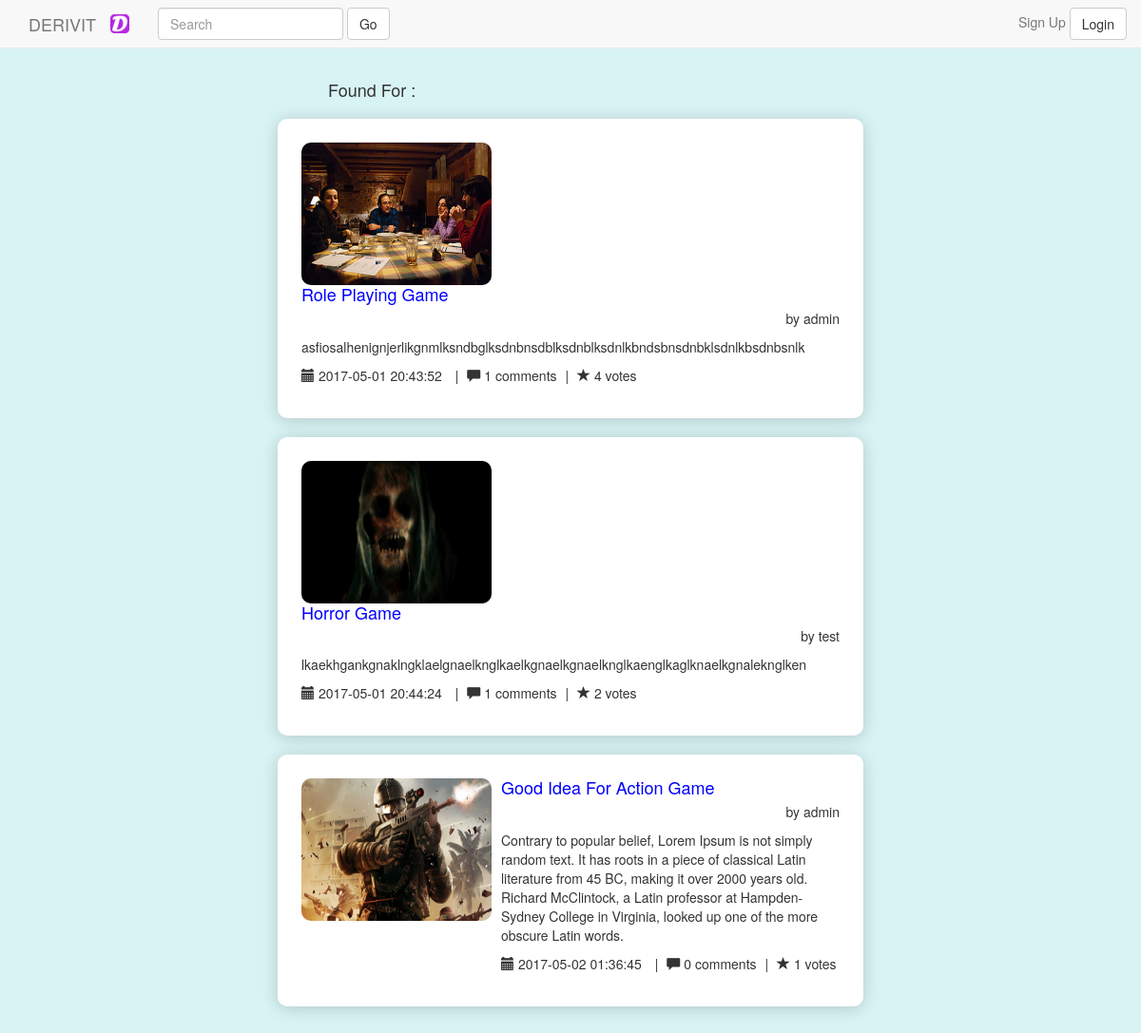
Screenshot of /search.php with the database file from the repository.
### tables this page shows
CREATE TABLE `posts` (
  `post_id` int(11) NOT NULL,
  `user_id` int(4) NOT NULL,
  `tag_id` int(3) NOT NULL,
  `post_title` varchar(50) NOT NULL,
  `post_body` varchar(512) NOT NULL,
  `post_image` varchar(30) NOT NULL,
  `post_timestamp` timestamp NOT NULL DEFAULT CURRENT_TIMESTAMP
);

CREATE TABLE `users` (
  `user_id` int(5) NOT NULL,
  `user_name` varchar(20) NOT NULL,
  `user_password` varchar(512) NOT NULL,
  `user_email` varchar(30) NOT NULL,
  `reg_date` timestamp NOT NULL DEFAULT CURRENT_TIMESTAMP
);

### Utility.php (called while the page is built, shortened)
<?php
function fetchCommentCount($db, $postId) {
    $stmt = "SELECT COUNT(comment_id) FROM comments WHERE post_id = $postId";
    $query = $db->prepare($stmt);
    $query->execute();
    $f = $query->fetch();
    $result = $f[0];
    return $result;
}
function fetchVoteCount($db, $postId) {
    $stmt = "SELECT COUNT(vote_id) FROM votes WHERE post_id = $postId";
    $query = $db->prepare($stmt);
    $query->execute();
    $f = $query->fetch();
    $result = $f[0];
    return $result;
}
function fetchPosterName($db, $postId) {
    $stmt = "SELECT user_name FROM posts INNER JOIN users ON posts.user_id = users.user_id WHERE post_id = $postId";
    $query = $db->prepare($stmt);
    $query->execute();
    $f = $query->fetch();
    $result = $f[0];
    return $result;
}

### search.php (the view, shortened to what this page needs)
<?php
require_once 'database.php';
include 'Utility.php';
$searchTerm = $_GET['search'];
$stmt = "SELECT * FROM posts INNER JOIN tag ON posts.tag_id = tag.tag_id WHERE post_title LIKE '%$searchTerm%' OR post_body LIKE '%$searchTerm%' OR tag.tag_name LIKE '%$searchTerm%'";
$query = $db->prepare($stmt);
$query->execute();
$searchData = $query->fetchAll();
?>
<html>
    <head>
        <?php include './inc/bootstrap_plugins.php'; ?>
    </head>
    <body>
        <?php include './inc/navbar.php'; ?>
        <div class="modal-body row">
            <div class="col-md-2 ">
            </div>
            <div class="col-md-8">
                <h4 id='foundFor'>Found For : <?php echo $searchTerm?></h4>
                <?php foreach ($searchData as $post): ?>
                <?php $postId = $post['post_id'] ?>
                <div id="post_content" class="media">
                    <a class="pull-left">
                        <img class="media-object" src="img/<?php echo $post['post_image']; ?>" id="post_image">
                    </a>
                    <div class="media-body">
                        <a href="viewPost.php?id=<?php echo $post['post_id']; ?>"><h4 class="media-heading"><?php echo $post['post_title']; ?></h4></a>
                        <p class="text-right">by <?php echo fetchPosterName($db, $postId) ?></p>
                        <p><?php echo $post['post_body']; ?></p>
                        <ul class="list-inline list-unstyled">
                            <li><span><i class="glyphicon glyphicon-calendar"></i> <?php echo $post['post_timestamp'] ?></span></li>
                            <li>|</li>
                            <span><i class="glyphicon glyphicon-comment"></i> <?php echo fetchCommentCount($db, $postId) ?> comments</span>
                            <li>|</li>
                            <span><i class="glyphicon glyphicon-star"></i> <?php echo fetchVoteCount($db, $postId) ?> votes</span>
                        </ul>
                    </div>
                </div>
                <?php endforeach; ?>
            </div>
            <div class="col-md-2 ">
                <div class="col-md-12">
                </div>
            </div>
        </div>
    </body>
</html>

### search.php (style rules this page uses)
body { padding-top: 50px; background-color: #d8f3f4; }
.media { background-color: white; padding: 25px; border-radius: 10px; -webkit-box-shadow: 0px 2px 17px 0px rgba(0,0,0,0.18); -moz-box-shadow: 0px 2px 17px 0px rgba(0,0,0,0.18); box-shadow: 0px 2px 17px 0px rgba(0,0,0,0.18); }
a, a:focus, a:hover, a:after { text-decoration: none; color: blue; }
#post_image { height: 150px; width: 200px; border-radius: 10px; }
#post_content { margin: auto; width: 80%; margin-bottom: 20px; }
#foundFor { padding: 10px; margin-left: 120px; }

### rows the page displays
posts: post_image (picture), post_title "Role Playing Game", post_id.user_name "admin", post_body "asfiosalhenignjerlikgnmlksndbglksdnbnsdblksdnblksdnlkbndsbnsdnbklsdnlkbsdnbsnlk", post_timestamp "2017-05-01 20:43:52", postId "1", postId "4"
posts: post_image (picture), post_title "Horror Game", post_id.user_name "test", post_body "lkaekhgankgnaklngklaelgnaelknglkaelkgnaelkgnaelknglkaenglkaglknaelkgnaleknglken", post_timestamp "2017-05-01 20:44:24", postId "1", postId "2"
posts: post_image (picture), post_title "Good Idea For Action Game", post_id.user_name "admin", post_body "Contrary to popular belief, Lorem Ipsum is not simply random text. It has roots in a piece of classical Latin literature from 45 BC, making it over 2000 years old. Richard McClintock, a Latin professor at Hampden-Sydney College in Virginia, looked up one of the more obscure Latin words.", post_timestamp "2017-05-02 01:36:45", postId "0", postId "1"
